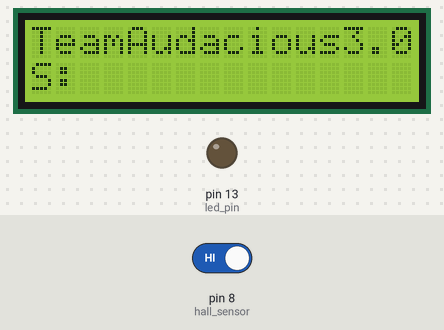
The sketch below on a simulated Arduino Uno, built with avr-gcc and run on an emulated ATmega328P. On the bench: 16×2 character LCD, output pins drawn as LEDs (lit = HIGH). Inputs (shaded band) come from the test bench; at power-on: pin 8 (hall_sensor) HIGH. What the sketch prints to the serial monitor is not drawn.

Above: at 0.1 s.
At 2.6 s:
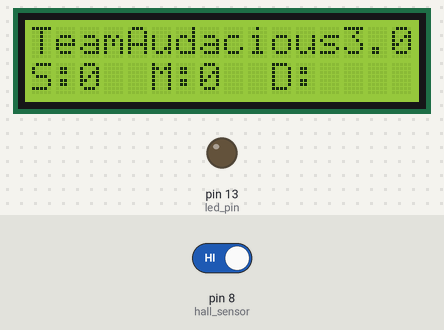
2.7 s: pin 8 (hall_sensor) driven LOW
At 5.1 s:
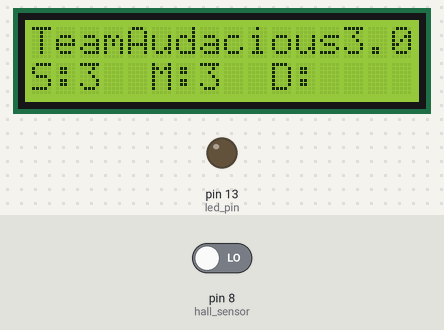
Timing chart, 0 to 6.6 s (numbered marks = the images above; inputs shaded):
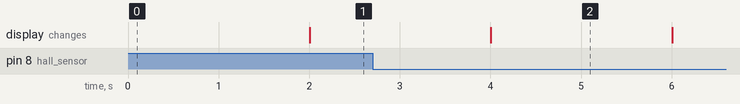

The sketch:

Digital_Speedomter_and_Odometer.ino
```cpp
//DHEERAJ YADAV TEAM AUDACIOUS 3.0
#include<LiquidCrystal.h>

LiquidCrystal lcd(12, 11, 3, 4, 5, 6);

const byte hall_sensor=8;
const byte led_pin=13;
unsigned int count=0;
boolean new_state;
boolean prev_state=1;
int circumF=183;  //circumfrence of wheel
unsigned int Speed=0;
unsigned int maxspeed=0;
unsigned long prevsec=0;
unsigned long currentsec=0;
unsigned long D=0;


void setup() {
  // put your setup code here, to run once:
  pinMode(hall_sensor,INPUT);
    pinMode(led_pin,OUTPUT);
Serial.begin(9600);
lcd.begin(16,2);
lcd.print("TeamAudacious3.0");
lcd.setCursor(0,1);
lcd.print("S:");


}

void loop() {
  // put your main code here, to run repeatedly:
prevsec=currentsec;
count=0;
while(currentsec-prevsec<=2000)
{
  prev_state=new_state;
  delay(1);
new_state=digitalRead(hall_sensor);
if(prev_state==1&&new_state==0)
{
  ++count;
  digitalWrite(led_pin,HIGH);
}
else
digitalWrite(led_pin,LOW);

currentsec=millis();
}
Serial.println("Count:");
Serial.println(count);

Speed=count*circumF*18/1000.0;
Serial.println("Speed:");
Serial.println(Speed);


long Distance=count*circumF/100;

if(Distance!=0)
{

D=D+Distance;

}


Serial.println("Distance/M");
Serial.print(D);
Serial.println("M");

lcd.setCursor(2,1);
lcd.print(Speed);
//lcd.print(" Km/h");
if(Speed>maxspeed)
maxspeed=Speed;
lcd.setCursor(5,1);
lcd.print("M:");
lcd.print(maxspeed);
lcd.setCursor(10,1);
lcd.print("D:");

}
```

Measured:
- after the input at 2.7 s, the display: changes after 1.3 s (image 2)
